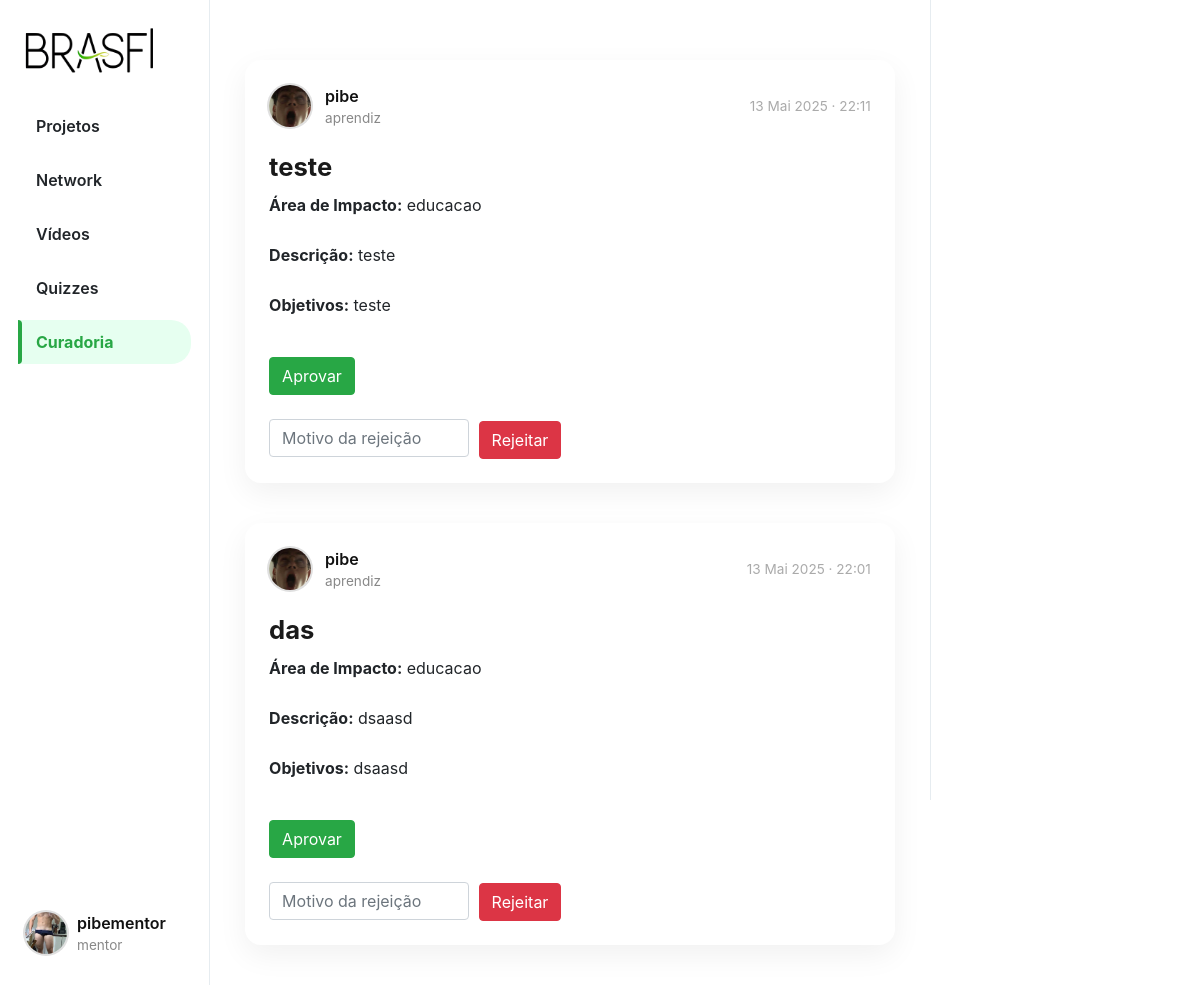
Page /curadoria (signed in) on the earlier database version.
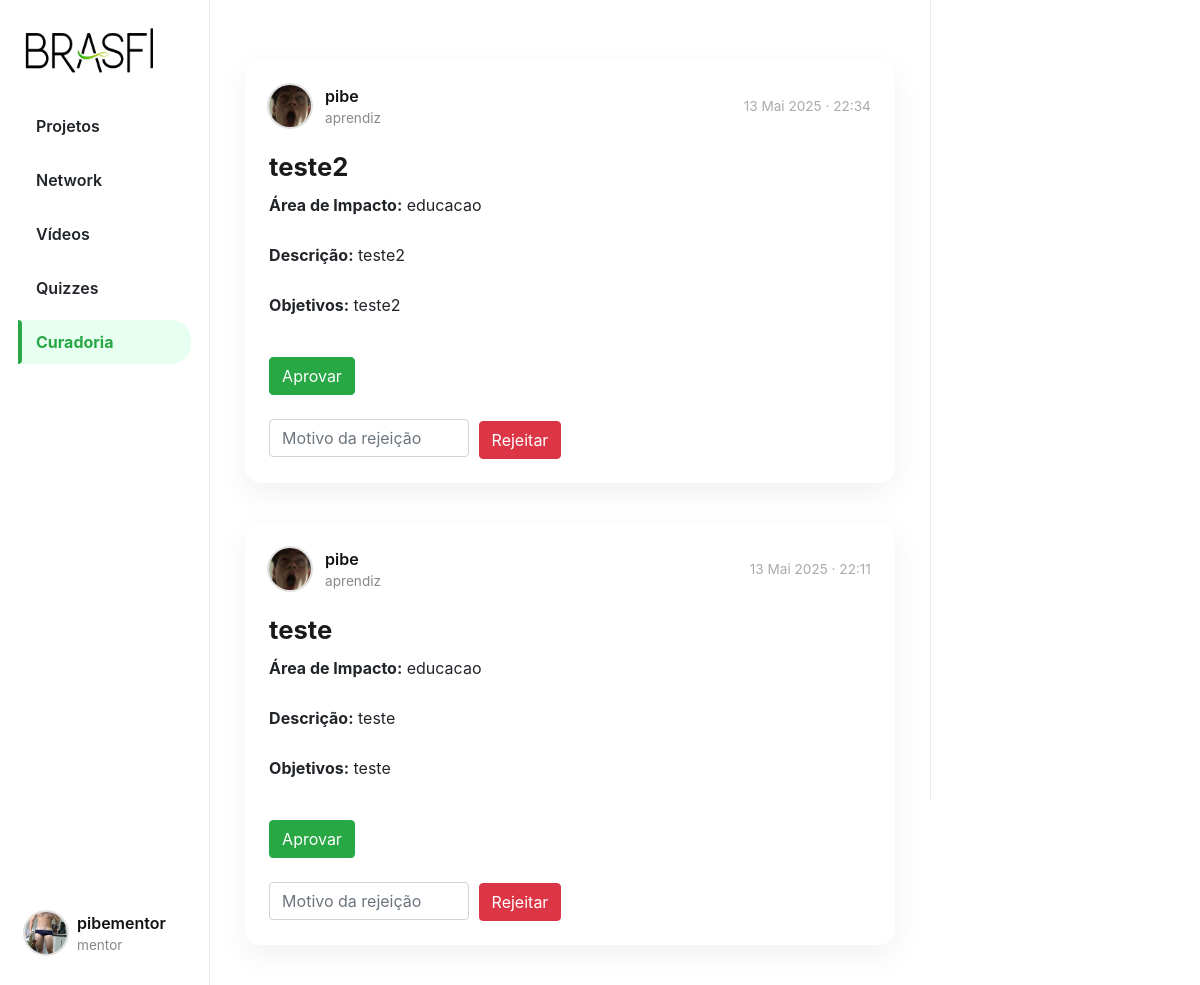
Same page on the later database version.
### App_BRASFI/models.py (models this page shows, shortened)
class Projeto(models.Model):
    AREA_IMPACTO_CHOICES = [
        ("educacao", "Educação"),
        ("meio_ambiente", "Meio Ambiente"),
        ("saude", "Saúde"),
        ("tecnologia", "Tecnologia"),
        ("outros", "Outros"),
    ]
    STATUS_CHOICES = [
        ("pendente", "Pendente"),
        ("aprovado", "Aprovado"),
        ("rejeitado", "Rejeitado"),
    ]
    title = models.CharField(max_length=255)
    description = models.TextField()
    impact_area = models.CharField(max_length=30, choices=AREA_IMPACTO_CHOICES)
    objective = models.TextField()
    user = models.ForeignKey(User, on_delete=models.CASCADE, related_name="projetos")
    status = models.CharField(max_length=20, choices=STATUS_CHOICES, default="pendente")
    created_at = models.DateTimeField(default=timezone.now)
    rejection_reason = models.TextField(blank=True, null=True)

class User(AbstractUser):
    TIPO_USUARIO = (
        ('mentor', 'Mentor'),
        ('aprendiz', 'Aprendiz'),
    )
    profilePic = models.ImageField(upload_to='profile_pic/', blank=True, null=True)
    userType = models.CharField(max_length=10, choices=TIPO_USUARIO, default='aprendiz')

### App_BRASFI/views.py (the view)
# urls.py: path('curadoria', views.CuradoriaView, name='curadoria'),
@login_required
def CuradoriaView(request):
    projetos = Projeto.objects.filter(status="pendente").order_by("-created_at")
    return render(request, "curadoria.html", {
        "page": "curadoria",
        "projetos": projetos
    })

### App_BRASFI/templates/curadoria.html (shortened to what this page needs)
{% extends "layout.html" %}
{% load static %}
{% block body %}
    {% if projetos %}
    <div class="posts-view">
        {% for projeto in projetos %}
        <div class="post-card">
            <div class="post-header">
                <div class="creator-info">
                    <div class="small-profilepic" style="background-image: url('/media/{{ projeto.user.profilePic }}');"></div>
                    <div>
                        <div class="username">{{ projeto.user.username }}</div>
                        <div class="user-type">{{ projeto.user.userType }}</div>
                    </div>
                </div>
                <div class="created-at">{{ projeto.created_at|date:"d M Y · H:i" }}</div>
            </div>
            <div class="post-details">
                <h3 class="video-title">{{ projeto.title }}</h3>
                <p><strong>Área de Impacto:</strong> {{ projeto.impact_area }}</p>
                <p><strong>Descrição:</strong> {{ projeto.description }}</p>
                <p><strong>Objetivos:</strong> {{ projeto.objective }}</p>
            </div>
            <form method="POST" action="{% url 'App_BRASFI:aprovar_projeto' projeto.id %}" style="display: inline;">
                <button type="submit" class="btn btn-success">Aprovar</button>
            </form>
            <form method="POST" action="{% url 'App_BRASFI:rejeitar_projeto' projeto.id %}" style="display: inline;">
                <input type="text" name="rejection_reason" placeholder="Motivo da rejeição" required class="form-control" style="display: inline-block; width: 200px; margin-right: 5px;">
                <button type="submit" class="btn btn-danger">Rejeitar</button>
            </form>
        </div>
        {% endfor %}
    </div>
    {% else %}
    <div class="posts-view">
        <div>Nenhum projeto pendente para curadoria.</div>
    </div>
    {% endif %}
{% endblock %}

Differences in the rows shown:
removed Projeto: user.profilePic (picture), user.username "pibe", user.userType "aprendiz", created_at "13 Mai 2025 · 22:01", title "das", impact_area "educacao", description "dsaasd", objective "dsaasd"
added Projeto: user.profilePic (picture), user.username "pibe", user.userType "aprendiz", created_at "13 Mai 2025 · 22:34", title "teste2", impact_area "educacao", description "teste2", objective "teste2"
